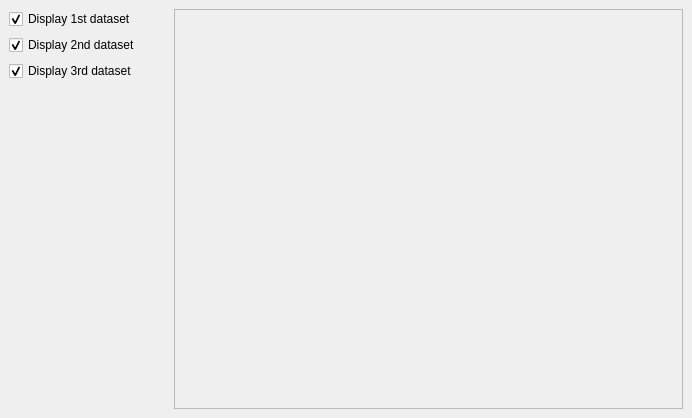
<ui version="4.0" >
 <class>MainWindow</class>
 <widget class="QWidget" name="MainWindow" >
  <property name="geometry" >
   <rect>
    <x>0</x>
    <y>0</y>
    <width>692</width>
    <height>408</height>
   </rect>
  </property>
  <property name="windowTitle" >
   <string>Hiding data without removing them from the model</string>
  </property>
  <layout class="QGridLayout" >
   <property name="margin" >
    <number>9</number>
   </property>
   <property name="spacing" >
    <number>6</number>
   </property>
   <item row="3" column="0" >
    <spacer>
     <property name="orientation" >
      <enum>Qt::Vertical</enum>
     </property>
     <property name="sizeHint" >
      <size>
       <width>159</width>
       <height>291</height>
      </size>
     </property>
    </spacer>
   </item>
   <item row="2" column="0" >
    <widget class="QCheckBox" name="showDataset3CB" >
     <property name="text" >
      <string>Display 3rd dataset</string>
     </property>
     <property name="checked" >
      <bool>true</bool>
     </property>
    </widget>
   </item>
   <item row="1" column="0" >
    <widget class="QCheckBox" name="showDataset2CB" >
     <property name="text" >
      <string>Display 2nd dataset</string>
     </property>
     <property name="checked" >
      <bool>true</bool>
     </property>
    </widget>
   </item>
   <item row="0" column="0" >
    <widget class="QCheckBox" name="showDataset1CB" >
     <property name="text" >
      <string>Display 1st dataset</string>
     </property>
     <property name="checked" >
      <bool>true</bool>
     </property>
    </widget>
   </item>
   <item rowspan="4" row="0" column="1" >
    <widget class="QSplitter" name="splitter" >
     <property name="orientation" >
      <enum>Qt::Horizontal</enum>
     </property>
     <widget class="QFrame" name="chartFrame" >
      <property name="minimumSize" >
       <size>
        <width>300</width>
        <height>400</height>
       </size>
      </property>
      <property name="frameShape" >
       <enum>QFrame::StyledPanel</enum>
      </property>
      <property name="frameShadow" >
       <enum>QFrame::Raised</enum>
      </property>
     </widget>
    </widget>
   </item>
  </layout>
 </widget>
 <resources>
  <include location="LineChart" />
 </resources>
 <connections/>
</ui>
